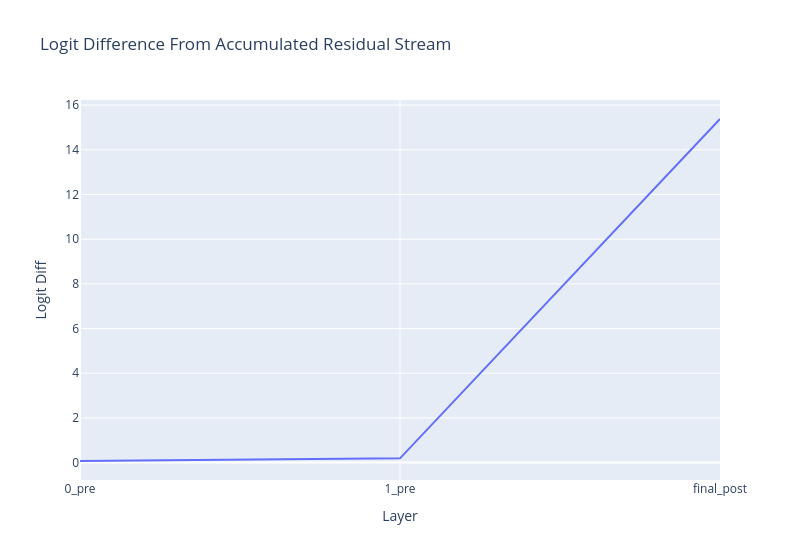

Notebook cell for this chart:
### Code cell
accumulated_residual, labels = cache.accumulated_resid(
    layer=-1, incl_mid=False, pos_slice=-1, return_labels=True
)
# accumulated_residual has shape (component, batch, d_model)

logit_lens_logit_diffs: Float[Tensor, "component"] = residual_stack_to_logit_diff(
    accumulated_residual, cache
)

line(
    logit_lens_logit_diffs,
    hovermode="x unified",
    title="Logit Difference From Accumulated Residual Stream",
    labels={"x": "Layer", "y": "Logit Diff"},
    xaxis_tickvals=labels,
    width=800,
)

### Figure 1 — Plotly figure (JSON) as saved in the notebook; plotly's stock layout.template omitted (floating-point values rounded to 4 significant figures)
{"data": [{"hovertemplate": "Layer=%{x}<br>Logit Diff=%{y}<extra></extra>", "legendgroup": "", "line": {"color": "#636efa", "dash": "solid"}, "marker": {"symbol": "circle"}, "mode": "lines", "name": "", "orientation": "v", "showlegend": false, "type": "scatter", "x": [0, 1, 2], "xaxis": "x", "y": [0.06814, 0.1864, 15.38], "yaxis": "y"}], "layout": {"hovermode": "x unified", "legend": {"tracegroupgap": 0}, "title": {"text": "Logit Difference From Accumulated Residual Stream"}, "width": 800, "xaxis": {"anchor": "y", "domain": [0, 1], "tickmode": "array", "ticktext": ["0_pre", "1_pre", "final_post"], "tickvals": [0, 1, 2], "title": {"text": "Layer"}}, "yaxis": {"anchor": "x", "domain": [0, 1], "title": {"text": "Logit Diff"}}}}
